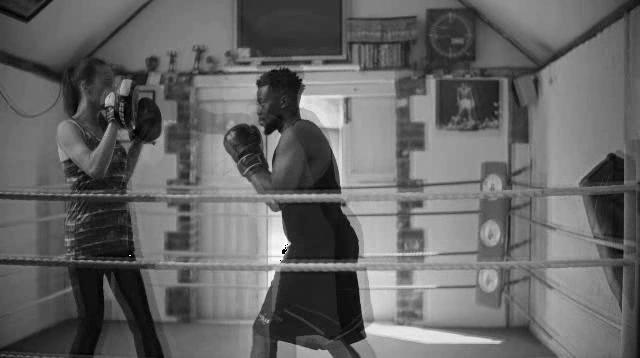
#> input picture frame 7 of tarea3/output_5to15_scubic_equi.mp4, 640 x 358 px, given in place of video_30fps.mp4, which was not available
$ jupyter execute Tarea3.ipynb   (text cells are left out)
#> lines starting #> are read from the running program, lines starting #| are printed output that depends on the picture; pictures that were not available may be replaced by others from this repository, and a replacement may not be noted
[cell 1]
from __future__ import print_function
import numpy as np
#pip3 install imutils
import imutils
#pip3 install opencv-python
import cv2
import matplotlib.pyplot as plt
import scipy.interpolate as scp
import base64
from IPython.display import HTML

from ipywidgets import interact, interactive, fixed, interact_manual
import ipywidgets as widgets

[cell 2]
'''
frames: array of frames (height x width x total_frames)
old_fps: Number of fps of the original video
new_fps: fps of output matrix
seconds: seconds of video
interpolator: Interpolator type
points_type: Points distribution to use

return: dst_frames (array of frames (height x width x dst_fps*seconds))
'''

# [43 lines left out: function interpolate_frames, not called in this run]

[cell 3]
'''
Carga de video a matriz de [height, width, fps*seconds], dejando en escala de grises cada frame,
reduciendo su dimensionalidad.

Input:
    src_name: nombre (o path) de video de origen
    seconds: cantidad de tiempo en segundos a considerar del video de origen.

Output:
    frames: matriz de shape [height, width, fps*seconds], la cual contiene los frames del video original
    number_fps: frames por segundo del video original
'''
def video_to_matrix(src_name, seconds):
    # Se lee el video
#> called with src_name = 'video_30fps.mp4', seconds = 5
    stream = cv2.VideoCapture(src_name)

    # Dimension del video y fps
    height = round(stream.get(cv2.CAP_PROP_FRAME_HEIGHT))
    width = round(stream.get(cv2.CAP_PROP_FRAME_WIDTH))
    number_fps = stream.get(cv2.CAP_PROP_FPS)

    frames = np.zeros((height, width, round(number_fps)*seconds), dtype=np.uint8)

    for i in range(round(number_fps)*seconds):
        # Leer el video hasta que no hayan más datos
        (grabbed, frame) = stream.read()
        if not grabbed:
            break

        # Leer el frame y cambiarlo a escala de grises
        frame = cv2.resize(frame, (width, height))
        frame = cv2.cvtColor(frame, cv2.COLOR_BGR2GRAY)
        frames[:,:,i] = frame
#> this loop made 31 passes
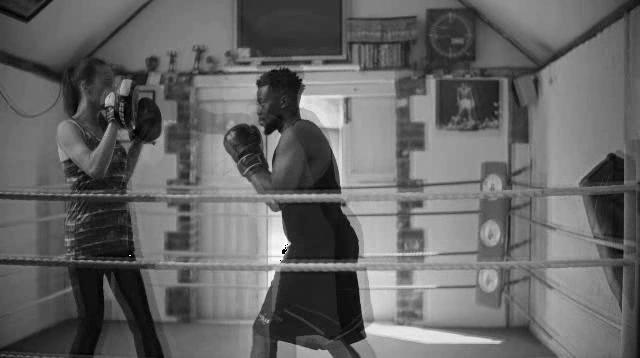
#> input picture frame 7 of tarea3/output_5to15_scubic_equi.mp4, 640 x 358 px, given in place of video_30fps.mp4, which was not available
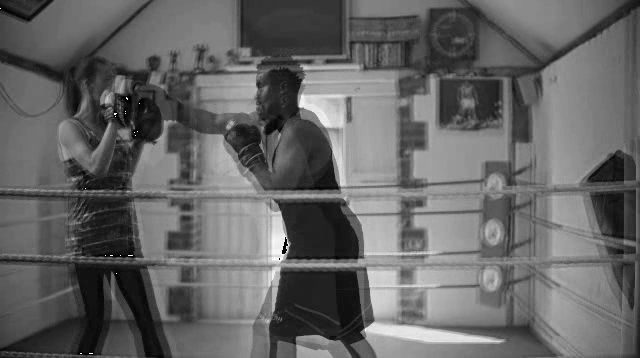
#> input picture frame 8 of tarea3/output_5to15_scubic_equi.mp4, 640 x 358 px, given in place of video_30fps.mp4, which was not available
#> pass 3, in video_to_matrix, `(grabbed, frame) = stream.read()`:
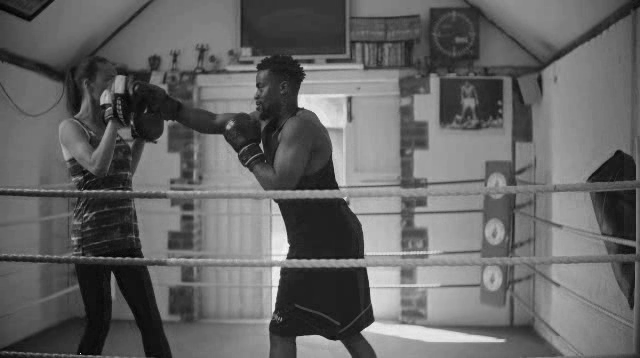
#> frame: shape (358, 640, 3); min 0, max 255, mean 100.6

    return frames

#print(video_to_matrix('video_60fps.mp4', 3).shape)

$ run again, starting later in the video
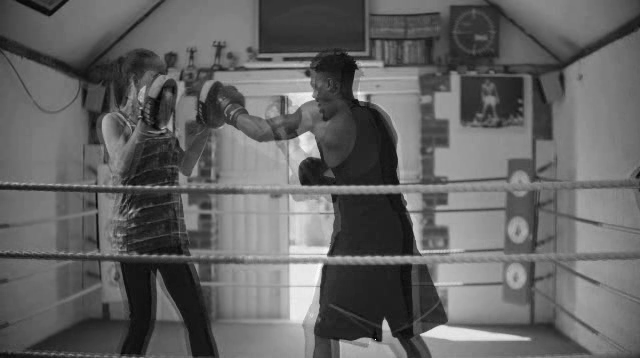
#> input picture frame 33 of tarea3/output_5to15_scubic_equi.mp4, 640 x 358 px, given in place of video_30fps.mp4, which was not available
#> the loop in video_to_matrix, `for i in range(round(number_fps)*seconds):` made 31 passes
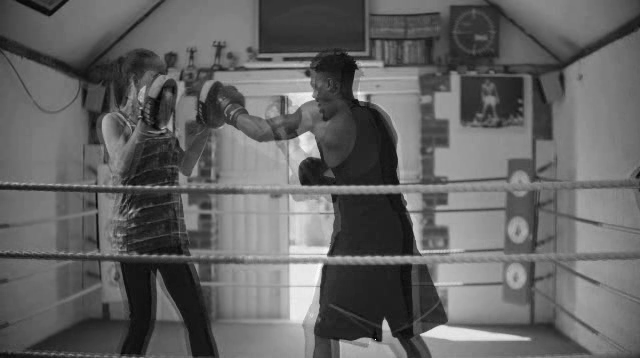
#> input picture frame 33 of tarea3/output_5to15_scubic_equi.mp4, 640 x 358 px, given in place of video_30fps.mp4, which was not available
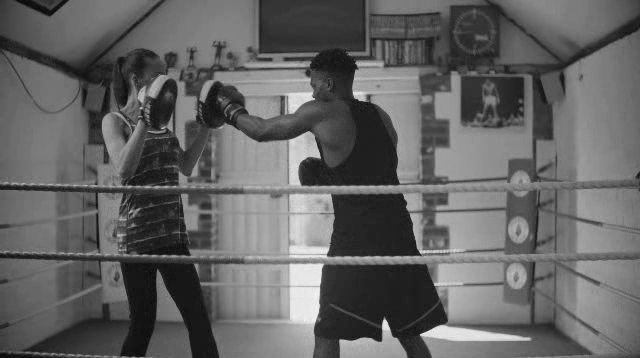
#> input picture frame 34 of tarea3/output_5to15_scubic_equi.mp4, 640 x 358 px, given in place of video_30fps.mp4, which was not available
#> pass 3, in video_to_matrix, `(grabbed, frame) = stream.read()`:
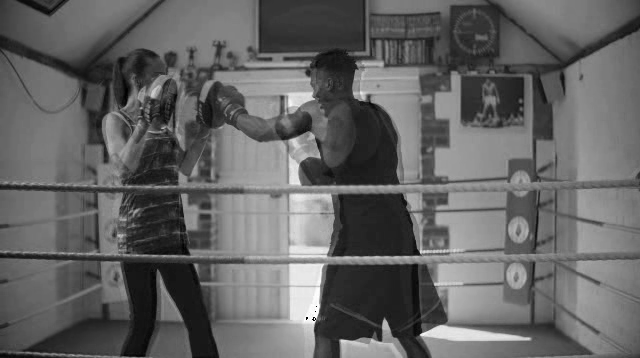
#> frame: shape (358, 640, 3); min 0, max 255, mean 99.4
